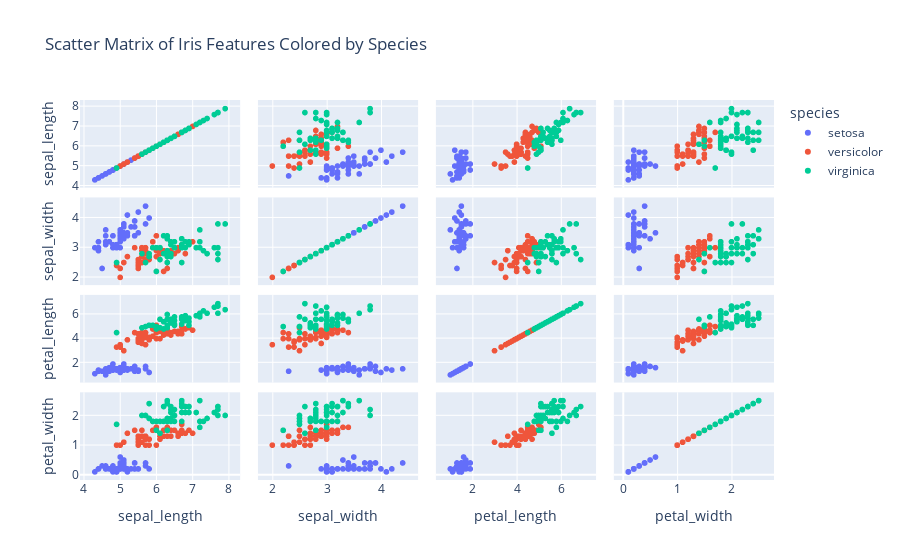

The code cell stored with this chart in its notebook:
### Markdown cell above
- In Plotly, a scatter matrix (also known as a pair plot or a scatterplot matrix) is a plot that allows you to visualize the pairwise relationships between multiple variables in a dataset.
- It is used to quickly identify correlations, patterns, and trends among different variables.
- Each cell in the scatter matrix shows a scatter plot of two variables, with one variable represented on the x-axis and the other on the y-axis.
- The diagonal cells often display histograms or density plots of the individual variables.

### Code cell
# Create a scatter matrix
fig = px.scatter_matrix(df, dimensions=["sepal_length", "sepal_width", "petal_length", "petal_width"],
                        color="species", title="Scatter Matrix of Iris Features Colored by Species")

# Show the plot
fig.show()

### Figure 1 — Plotly figure (JSON) as saved in the notebook; plotly's stock layout.template omitted (floating-point values rounded to 4 significant figures)
{"data": [{"dimensions": [{"axis": {"matches": true}, "label": "sepal_length", "values": [5.1, 4.9, 4.7, 4.6, 5, 5.4, 4.6, 5, 4.4, 4.9, 5.4, 4.8, 4.8, 4.3, 5.8, 5.7, 5.4, 5.1, 5.7, 5.1, 5.4, 5.1, 4.6, 5.1, 4.8, 5, 5, 5.2, 5.2, 4.7, 4.8, 5.4, 5.2, 5.5, 4.9, 5, 5.5, 4.9, 4.4, 5.1, 5, 4.5, 4.4, 5, 5.1, 4.8, 5.1, 4.6, 5.3, 5]}, {"axis": {"matches": true}, "label": "sepal_width", "values": [3.5, 3, 3.2, 3.1, 3.6, 3.9, 3.4, 3.4, 2.9, 3.1, 3.7, 3.4, 3, 3, 4, 4.4, 3.9, 3.5, 3.8, 3.8, 3.4, 3.7, 3.6, 3.3, 3.4, 3, 3.4, 3.5, 3.4, 3.2, 3.1, 3.4, 4.1, 4.2, 3.1, 3.2, 3.5, 3.1, 3, 3.4, 3.5, 2.3, 3.2, 3.5, 3.8, 3, 3.8, 3.2, 3.7, 3.3]}, {"axis": {"matches": true}, "label": "petal_length", "values": [1.4, 1.4, 1.3, 1.5, 1.4, 1.7, 1.4, 1.5, 1.4, 1.5, 1.5, 1.6, 1.4, 1.1, 1.2, 1.5, 1.3, 1.4, 1.7, 1.5, 1.7, 1.5, 1, 1.7, 1.9, 1.6, 1.6, 1.5, 1.4, 1.6, 1.6, 1.5, 1.5, 1.4, 1.5, 1.2, 1.3, 1.5, 1.3, 1.5, 1.3, 1.3, 1.3, 1.6, 1.9, 1.4, 1.6, 1.4, 1.5, 1.4]}, {"axis": {"matches": true}, "label": "petal_width", "values": [0.2, 0.2, 0.2, 0.2, 0.2, 0.4, 0.3, 0.2, 0.2, 0.1, 0.2, 0.2, 0.1, 0.1, 0.2, 0.4, 0.4, 0.3, 0.3, 0.3, 0.2, 0.4, 0.2, 0.5, 0.2, 0.2, 0.4, 0.2, 0.2, 0.2, 0.2, 0.4, 0.1, 0.2, 0.1, 0.2, 0.2, 0.1, 0.2, 0.2, 0.3, 0.3, 0.2, 0.6, 0.4, 0.3, 0.2, 0.2, 0.2, 0.2]}], "hovertemplate": "species=setosa<br>%{xaxis.title.text}=%{x}<br>%{yaxis.title.text}=%{y}<extra></extra>", "legendgroup": "setosa", "marker": {"color": "#636efa", "symbol": "circle"}, "name": "setosa", "showlegend": true, "type": "splom"}, {"dimensions": [{"axis": {"matches": true}, "label": "sepal_length", "values": [7, 6.4, 6.9, 5.5, 6.5, 5.7, 6.3, 4.9, 6.6, 5.2, 5, 5.9, 6, 6.1, 5.6, 6.7, 5.6, 5.8, 6.2, 5.6, 5.9, 6.1, 6.3, 6.1, 6.4, 6.6, 6.8, 6.7, 6, 5.7, 5.5, 5.5, 5.8, 6, 5.4, 6, 6.7, 6.3, 5.6, 5.5, 5.5, 6.1, 5.8, 5, 5.6, 5.7, 5.7, 6.2, 5.1, 5.7]}, {"axis": {"matches": true}, "label": "sepal_width", "values": [3.2, 3.2, 3.1, 2.3, 2.8, 2.8, 3.3, 2.4, 2.9, 2.7, 2, 3, 2.2, 2.9, 2.9, 3.1, 3, 2.7, 2.2, 2.5, 3.2, 2.8, 2.5, 2.8, 2.9, 3, 2.8, 3, 2.9, 2.6, 2.4, 2.4, 2.7, 2.7, 3, 3.4, 3.1, 2.3, 3, 2.5, 2.6, 3, 2.6, 2.3, 2.7, 3, 2.9, 2.9, 2.5, 2.8]}, {"axis": {"matches": true}, "label": "petal_length", "values": [4.7, 4.5, 4.9, 4, 4.6, 4.5, 4.7, 3.3, 4.6, 3.9, 3.5, 4.2, 4, 4.7, 3.6, 4.4, 4.5, 4.1, 4.5, 3.9, 4.8, 4, 4.9, 4.7, 4.3, 4.4, 4.8, 5, 4.5, 3.5, 3.8, 3.7, 3.9, 5.1, 4.5, 4.5, 4.7, 4.4, 4.1, 4, 4.4, 4.6, 4, 3.3, 4.2, 4.2, 4.2, 4.3, 3, 4.1]}, {"axis": {"matches": true}, "label": "petal_width", "values": [1.4, 1.5, 1.5, 1.3, 1.5, 1.3, 1.6, 1, 1.3, 1.4, 1, 1.5, 1, 1.4, 1.3, 1.4, 1.5, 1, 1.5, 1.1, 1.8, 1.3, 1.5, 1.2, 1.3, 1.4, 1.4, 1.7, 1.5, 1, 1.1, 1, 1.2, 1.6, 1.5, 1.6, 1.5, 1.3, 1.3, 1.3, 1.2, 1.4, 1.2, 1, 1.3, 1.2, 1.3, 1.3, 1.1, 1.3]}], "hovertemplate": "species=versicolor<br>%{xaxis.title.text}=%{x}<br>%{yaxis.title.text}=%{y}<extra></extra>", "legendgroup": "versicolor", "marker": {"color": "#EF553B", "symbol": "circle"}, "name": "versicolor", "showlegend": true, "type": "splom"}, {"dimensions": [{"axis": {"matches": true}, "label": "sepal_length", "values": [6.3, 5.8, 7.1, 6.3, 6.5, 7.6, 4.9, 7.3, 6.7, 7.2, 6.5, 6.4, 6.8, 5.7, 5.8, 6.4, 6.5, 7.7, 7.7, 6, 6.9, 5.6, 7.7, 6.3, 6.7, 7.2, 6.2, 6.1, 6.4, 7.2, 7.4, 7.9, 6.4, 6.3, 6.1, 7.7, 6.3, 6.4, 6, 6.9, 6.7, 6.9, 5.8, 6.8, 6.7, 6.7, 6.3, 6.5, 6.2, 5.9]}, {"axis": {"matches": true}, "label": "sepal_width", "values": [3.3, 2.7, 3, 2.9, 3, 3, 2.5, 2.9, 2.5, 3.6, 3.2, 2.7, 3, 2.5, 2.8, 3.2, 3, 3.8, 2.6, 2.2, 3.2, 2.8, 2.8, 2.7, 3.3, 3.2, 2.8, 3, 2.8, 3, 2.8, 3.8, 2.8, 2.8, 2.6, 3, 3.4, 3.1, 3, 3.1, 3.1, 3.1, 2.7, 3.2, 3.3, 3, 2.5, 3, 3.4, 3]}, {"axis": {"matches": true}, "label": "petal_length", "values": [6, 5.1, 5.9, 5.6, 5.8, 6.6, 4.5, 6.3, 5.8, 6.1, 5.1, 5.3, 5.5, 5, 5.1, 5.3, 5.5, 6.7, 6.9, 5, 5.7, 4.9, 6.7, 4.9, 5.7, 6, 4.8, 4.9, 5.6, 5.8, 6.1, 6.4, 5.6, 5.1, 5.6, 6.1, 5.6, 5.5, 4.8, 5.4, 5.6, 5.1, 5.1, 5.9, 5.7, 5.2, 5, 5.2, 5.4, 5.1]}, {"axis": {"matches": true}, "label": "petal_width", "values": [2.5, 1.9, 2.1, 1.8, 2.2, 2.1, 1.7, 1.8, 1.8, 2.5, 2, 1.9, 2.1, 2, 2.4, 2.3, 1.8, 2.2, 2.3, 1.5, 2.3, 2, 2, 1.8, 2.1, 1.8, 1.8, 1.8, 2.1, 1.6, 1.9, 2, 2.2, 1.5, 1.4, 2.3, 2.4, 1.8, 1.8, 2.1, 2.4, 2.3, 1.9, 2.3, 2.5, 2.3, 1.9, 2, 2.3, 1.8]}], "hovertemplate": "species=virginica<br>%{xaxis.title.text}=%{x}<br>%{yaxis.title.text}=%{y}<extra></extra>", "legendgroup": "virginica", "marker": {"color": "#00cc96", "symbol": "circle"}, "name": "virginica", "showlegend": true, "type": "splom"}], "layout": {"autosize": true, "dragmode": "select", "legend": {"title": {"text": "species"}, "tracegroupgap": 0}, "title": {"text": "Scatter Matrix of Iris Features Colored by Species"}, "xaxis": {"autorange": true, "range": [3.598, 8.602], "type": "linear"}, "xaxis2": {"autorange": true, "range": [1.532, 4.868], "type": "linear"}, "xaxis3": {"autorange": true, "range": [-0.1504, 8.05], "type": "linear"}, "xaxis4": {"autorange": true, "range": [-0.368, 2.968], "type": "linear"}, "yaxis": {"autorange": true, "range": [3.598, 8.602], "type": "linear"}, "yaxis2": {"autorange": true, "range": [1.532, 4.868], "type": "linear"}, "yaxis3": {"autorange": true, "range": [-0.1504, 8.05], "type": "linear"}, "yaxis4": {"autorange": true, "range": [-0.368, 2.968], "type": "linear"}}}
